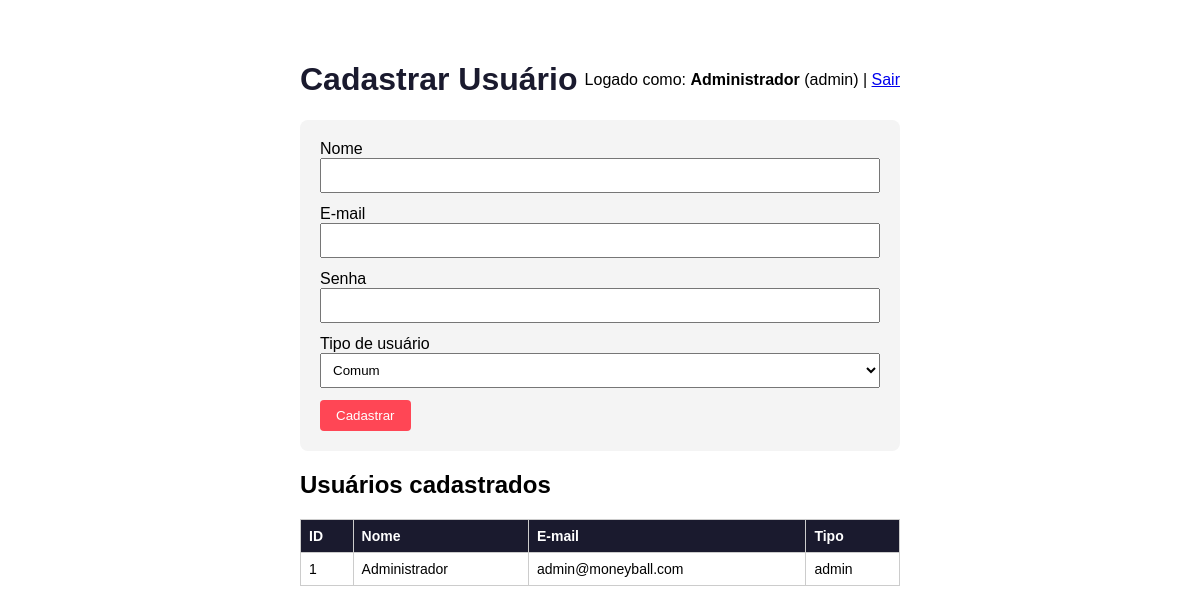
Screenshot of /sistema_teste/cadastro.php (signed in) with the database file from the repository.
### tables this page shows
CREATE TABLE `usuarios` (
  `id_usuario` int(11) NOT NULL,
  `nome` varchar(100) NOT NULL,
  `email` varchar(150) NOT NULL,
  `senha_hash` varchar(255) NOT NULL,
  `tipo_usuario` enum('admin','comum') NOT NULL DEFAULT 'comum',
  `data_criacao` datetime NOT NULL DEFAULT current_timestamp()
);

### sistema_teste/cadastro.php (the view, shortened to what this page needs)
<?php
$host   = 'localhost';
$user   = 'root';
$pass   = '';
$dbname = 'moneyball_valorant';
$conexao = mysqli_connect($host, $user, $pass, $dbname);
mysqli_set_charset($conexao, 'utf8mb4');
$resultUsuarios = mysqli_query($conexao, "SELECT id_usuario, nome, email, tipo_usuario FROM usuarios ORDER BY id_usuario DESC");
?>
<!DOCTYPE html>
<html lang="pt-br">
<head>
</head>
<body>
    <div class="topo">
        <h1>Cadastrar Usuário</h1>
        <p>Logado como: <b><?php echo htmlspecialchars($_SESSION['nome']); ?></b> (<?php echo $_SESSION['tipo_usuario']; ?>) | <a href="logout.php">Sair</a></p>
    </div>
    <form method="POST">
        <label>Nome</label>
        <input type="text" name="nome" required>
        <label>E-mail</label>
        <input type="email" name="email" required>
        <label>Senha</label>
        <input type="password" name="senha" required>
        <label>Tipo de usuário</label>
        <select name="tipo_usuario">
            <option value="comum">Comum</option>
        </select>
        <button type="submit">Cadastrar</button>
    </form>
    <h2>Usuários cadastrados</h2>
    <table>
        <tr><th>ID</th><th>Nome</th><th>E-mail</th><th>Tipo</th></tr>
        <?php while ($u = mysqli_fetch_assoc($resultUsuarios)): ?>
            <tr>
                <td><?php echo $u['id_usuario']; ?></td>
                <td><?php echo htmlspecialchars($u['nome']); ?></td>
                <td><?php echo htmlspecialchars($u['email']); ?></td>
                <td><?php echo htmlspecialchars($u['tipo_usuario']); ?></td>
            </tr>
        <?php endwhile; ?>
    </table>
</body>
</html>

### sistema_teste/cadastro.php (style rules this page uses)
body { font-family: Arial, sans-serif; max-width: 600px; margin: 40px auto; padding: 0 20px; }
h1 { color: #1a1a2e; }
table { border-collapse: collapse; width: 100%; margin-bottom: 30px; }
th, td { border: 1px solid #ccc; padding: 8px; text-align: left; font-size: 14px; }
th { background: #1a1a2e; color: white; }
form { background: #f4f4f4; padding: 20px; border-radius: 8px; }
input, select { display: block; width: 100%; margin-bottom: 12px; padding: 8px; box-sizing: border-box; }
button { padding: 8px 16px; background: #ff4655; color: white; border: none; border-radius: 4px; cursor: pointer; }
.topo { display: flex; justify-content: space-between; align-items: center; }

### rows the page displays
usuarios: id_usuario "1", nome "Administrador", email "admin@moneyball.com", tipo_usuario "admin"

### other values shown
$_SESSION['nome'] "Administrador"
$_SESSION['tipo_usuario'] "admin"
